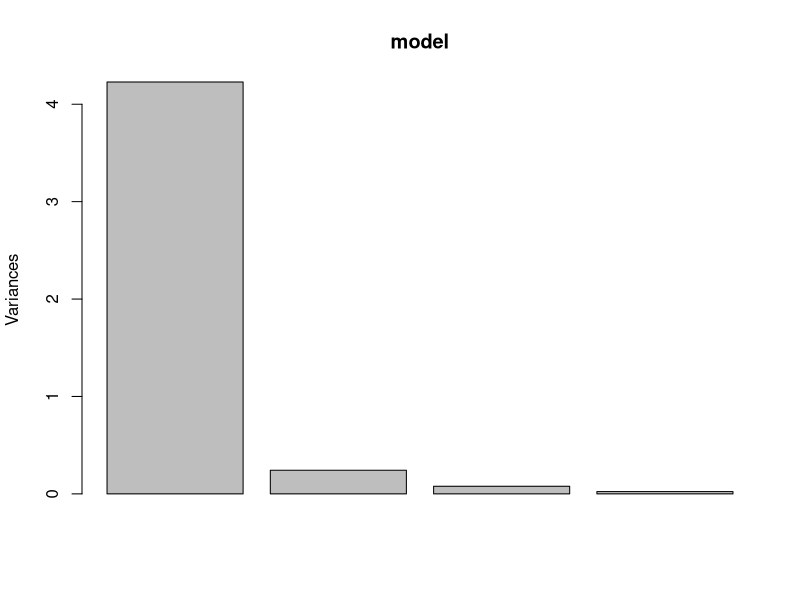
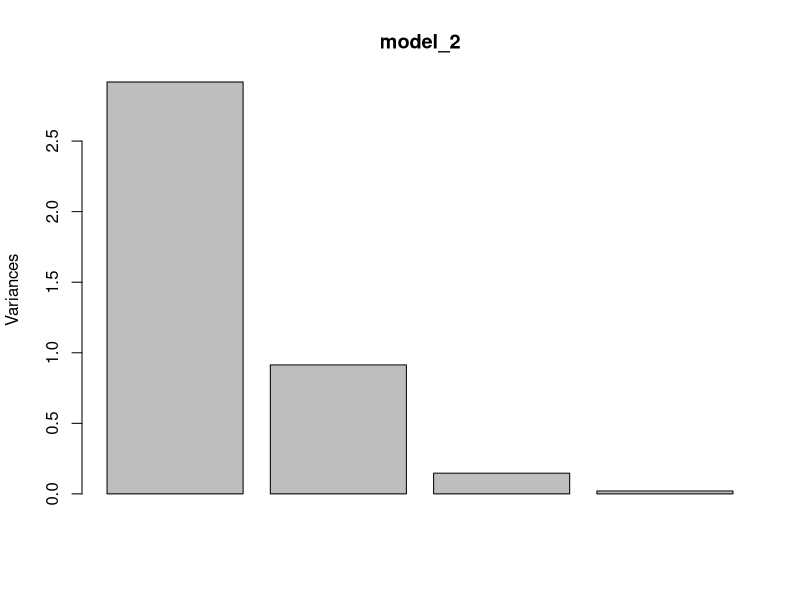
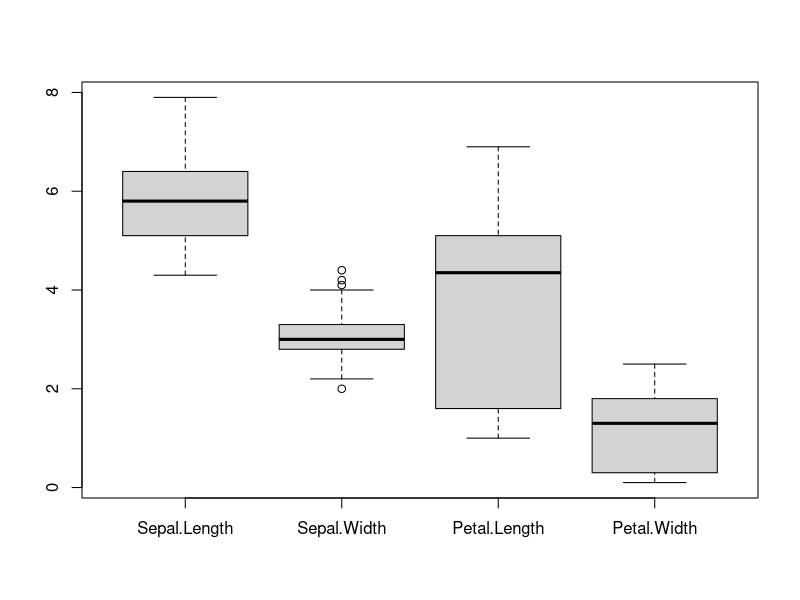
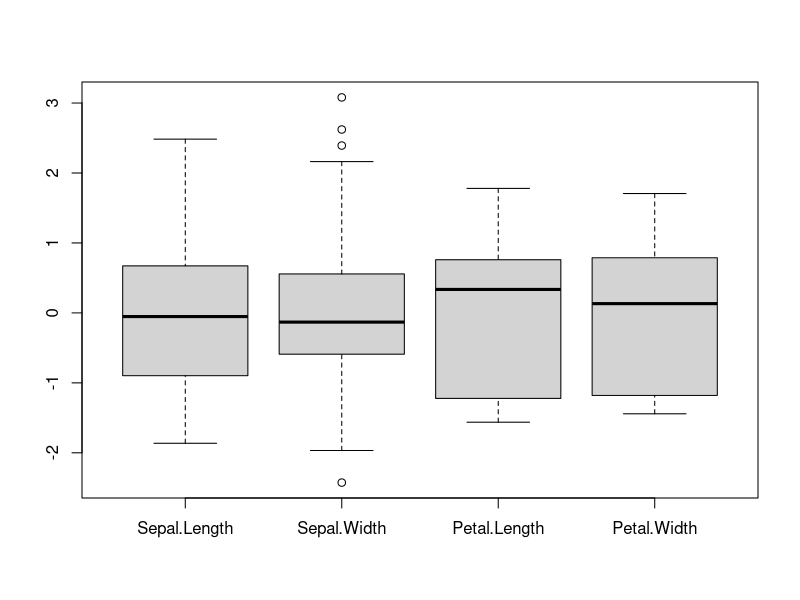
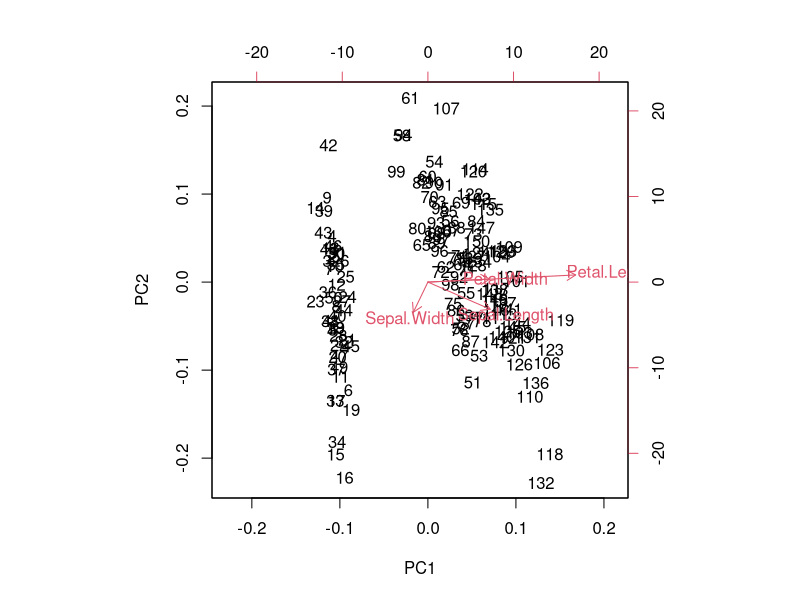
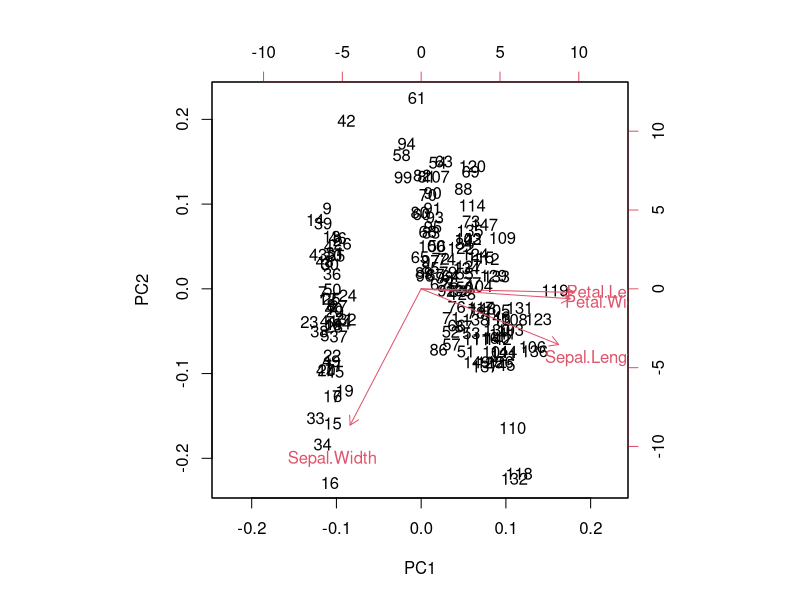

These figures' R source, in order:
## ---- chunk 1

idf <- iris[,-5]
# idf <- iris[,1:4]
# model <- princomp(idf)
model <- prcomp(idf, scores=T)
## ---- chunk 2
plot(model)
## ---- chunk 3
idf_scaled <- scale(idf, center=T)
# model_2 <- prcomp(idf, center=T, scale. = T)
model_2 <- prcomp(idf_scaled)
summary(model)
summary(model_2)
plot(model_2)
## ---- chunk 4
boxplot(idf)
boxplot(idf_scaled)

## ---- chunk 5
biplot(model)
biplot(model_2)
## ---- chunk 6
cor(idf)
cor(model$x)
